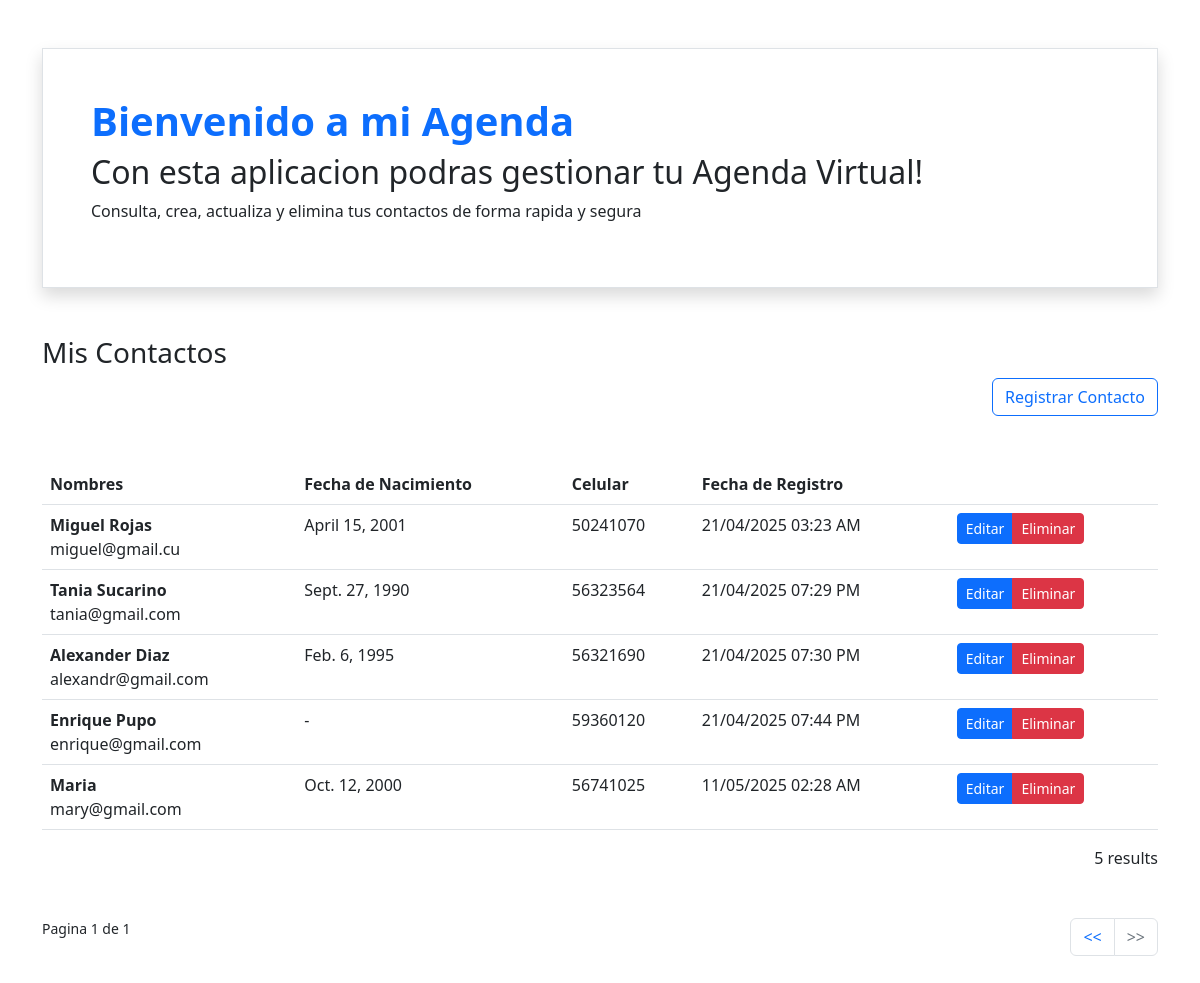
The app's page /, older data.
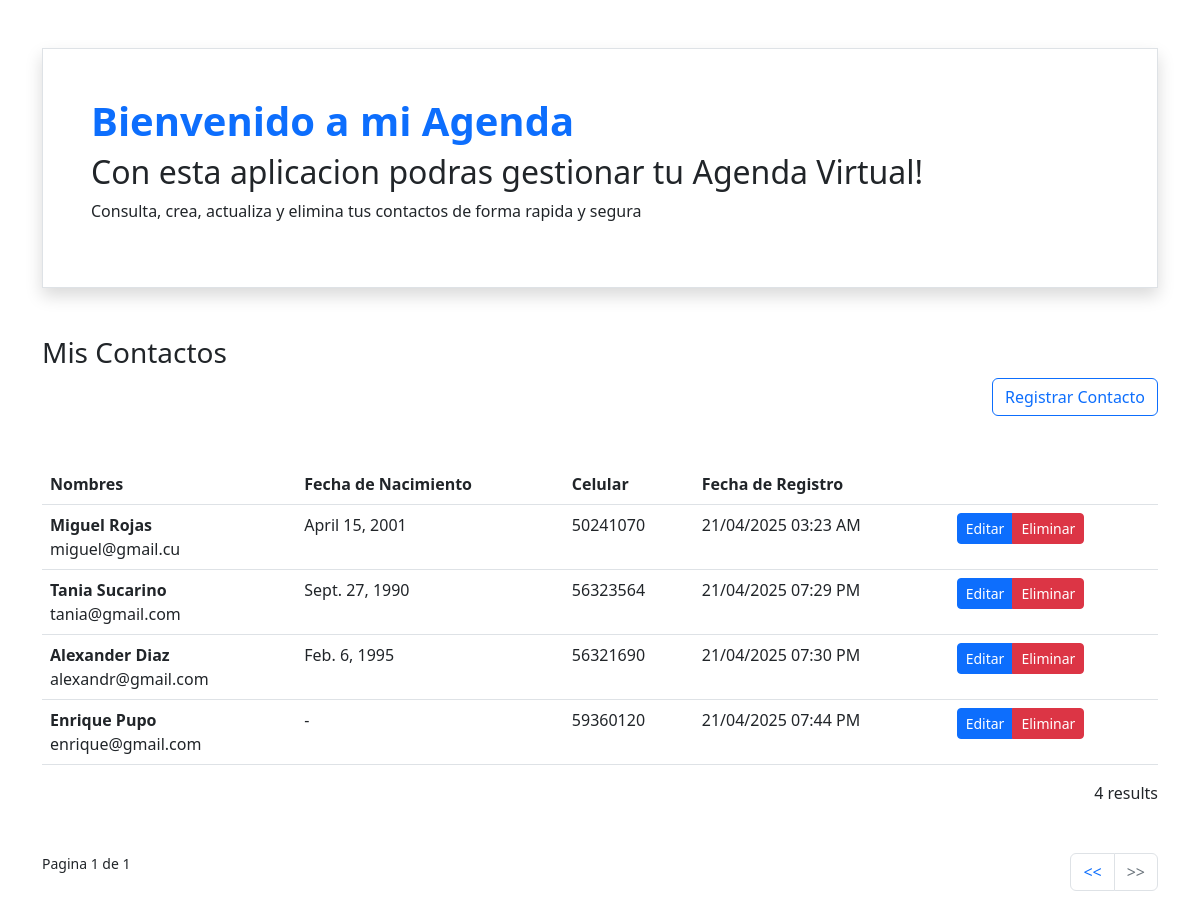
The same page, newer data.
### contacts/models.py (models this page shows, shortened)
class Contact(models.Model):
    avatar = models.ImageField(null=True, blank=True, upload_to='contact')
    name = models.CharField(max_length=100, verbose_name='Nombre')
    email = models.EmailField(max_length=50)
    birth_date = models.DateField(null=True, blank=True, verbose_name='Fecha de Nacimiento')
    phone = models.CharField(max_length=8, null=True, blank=True, verbose_name='Numero de telefono')
    created = models.DateTimeField(auto_now_add=True)

### contacts/views.py (the view)
# urls.py: path('', views.ContactListView.as_view(), name='contact_list'),
class ContactListView(generic.ListView):
    model = Contact
    paginate_by = 5

### contacts/templates/contacts/contact_list.html (shortened to what this page needs)
{% extends "contacts/base.html" %}
{% load static %}
{% block content %}
    <div class="mt-5">
        <h3>Mis Contactos</h3>
        <div class="text-end">
            <a href="{% url 'contact_new' %}" class="btn btn-outline-primary">
                Registrar Contacto
            </a>
        </div>
        <div class="table-responsive">
            <table class="mt-5 table table-hover">
                <thead>
                    <tr>
                        <th>Nombres</th>
                        <th>Fecha de Nacimiento</th>
                        <th>Celular</th>
                        <th>Fecha de Registro</th>
                        <th></th>
                    </tr>
                </thead>
                <tbody>
                    {% for contact in object_list %}
                    <tr>
                        <td>
                            <div class="d-flex gap-2">
                                <div>
                                    <div class="fw-bold">{{contact.name}}</div>
                                    <div>{{contact.email}}</div>
                                </div>
                            </div>
                        </td>
                        <td>{{contact.birth_date|default:'-'}}</td>
                        <td>{{contact.phone|default:'-'}}</td>
                        <td>{{contact.created|date:'d/m/Y h:i A'}}</td>
                        <td>
                            <div class="btn-group btn-group-sm">
                                <a href="{% url 'contact_edit' contact.pk %}" class="btn btn-primary">Editar</a>
                                <a href="{% url 'contact_delete' contact.pk %}" class="btn btn-danger">Eliminar</a>
                            </div>
                        </td>
                    </tr>
                    {% endfor %}
                </tbody>
            </table>
        </div>
    </div>
    <div class="text-end mb-5">
        {{ page_obj.paginator.count }} result{{ page_obj.paginator.count|pluralize }}
    </div>
    <div class="d-flex justify-content-between aling-items-center">
        <small class="d-none d-sm-inline-block text-body">
            Pagina {{ page_obj.number }} de {{ page_obj.paginator.num_pages }}
        </small>
        <nav aria-label="Page navigation">
            <ul class="pagination justify-content-center">
                {% if page_obj.has_previous %}
                    <li class="page-item">
                        <a class="page-link" href="{% url 'contact_list' %}?page = {{ page_obj.previous_page_number }}"
                        aria-label="Anterior">
                            <span aria-hidden="true">
                                <<
                            </span>
                        </a>
                    </li>
                {% else %}
                    <li class="page-item disable">
                        <a href="#" class="page-link" aria-label="Anterior">
                            <span aria-hidden="true">
                                <<
                            </span>
                        </a>
                    </li>
                {% endif %}
                {% if page_obj.has_next %}
                    <li class="page-item">
                        <a class="page-link" href="{% url 'contact_list' %}?page={{ page_obj.next_page_number }}"
                        aria-label="Siguiente">
                            <span aria-hidden="true">
                                >>
                            </span>
                        </a>
                    </li>
                {% else %}
                    <li class="page-item disabled">
                        <a class="page-link" href="#" aria-label="Siguiente">
                            <span aria-hidden="true">
                                >>
                            </span>
                        </a>
                    </li>
                {% endif %}
            </ul>
        </nav>
    </div>
{% endblock content %}

Row changes from the older to the newer data that the page shows:
removed Contact: name "Maria", email "mary@gmail.com", birth_date "Oct. 12, 2000", phone "56741025", created "11/05/2025 02:28 AM"
Text that changed along with them:
{{ page_obj.paginator.count }}: "5" → "4"
